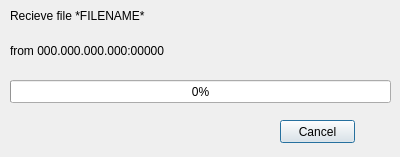
<?xml version="1.0" encoding="UTF-8"?>
<ui version="4.0">
 <class>RecieveProgressDialog</class>
 <widget class="QDialog" name="RecieveProgressDialog">
  <property name="geometry">
   <rect>
    <x>0</x>
    <y>0</y>
    <width>400</width>
    <height>157</height>
   </rect>
  </property>
  <property name="windowTitle">
   <string>Dialog</string>
  </property>
  <widget class="QProgressBar" name="progressBar">
   <property name="geometry">
    <rect>
     <x>10</x>
     <y>80</y>
     <width>381</width>
     <height>23</height>
    </rect>
   </property>
   <property name="value">
    <number>0</number>
   </property>
  </widget>
  <widget class="QPushButton" name="pushButtonCancel">
   <property name="geometry">
    <rect>
     <x>280</x>
     <y>120</y>
     <width>75</width>
     <height>23</height>
    </rect>
   </property>
   <property name="text">
    <string>Cancel</string>
   </property>
  </widget>
  <widget class="QLabel" name="labelFilename">
   <property name="geometry">
    <rect>
     <x>10</x>
     <y>0</y>
     <width>341</width>
     <height>31</height>
    </rect>
   </property>
   <property name="minimumSize">
    <size>
     <width>341</width>
     <height>0</height>
    </size>
   </property>
   <property name="text">
    <string>Recieve file *FILENAME*</string>
   </property>
  </widget>
  <widget class="QLabel" name="labelIp">
   <property name="geometry">
    <rect>
     <x>10</x>
     <y>40</y>
     <width>341</width>
     <height>21</height>
    </rect>
   </property>
   <property name="text">
    <string>from 000.000.000.000:00000</string>
   </property>
  </widget>
 </widget>
 <resources/>
 <connections/>
</ui>
